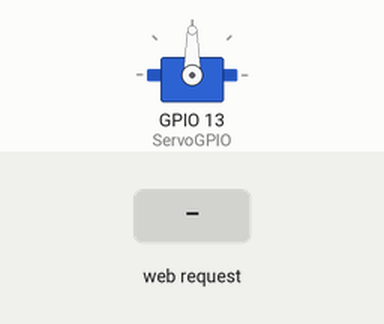
This sketch was run on a simulated ESP32. Parts: servo. The test bench sets the inputs (shaded band). WiFi joins after 1.5 s; servers stay silent unless stated; what the sketch prints to the serial monitor is not drawn.

Above: at 2.7 s.
2.8 s: HTTP request GET /?value= received
At 3.8 s:
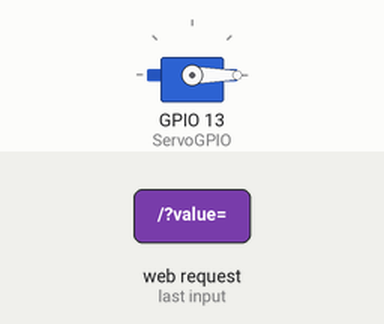
Timing chart, 0 to 5.8 s (numbered marks = the images above; inputs shaded):
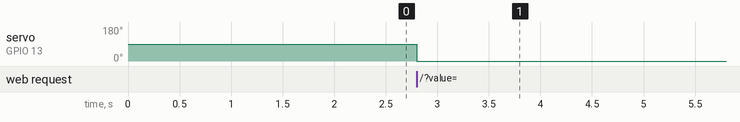

Measured:
- after the input at 2.8 s, servo on GPIO 13 (ServoGPIO): 90° → 0° at once

The sketch:

web_Servo.ino
```cpp
/*
Author:Dharmendra Kumar Yadav
*/
#include <WiFi.h>
#include <Servo.h>
#include "soc/soc.h"
#include "soc/rtc_cntl_reg.h"

Servo ObjServo; // Make object of Servo motor from Servo library
// Objects are made for every servo motor,we want to control through this library

static const int ServoGPIO = 13; // define the GPIO pin with which servo is connected

// Variables to store network name and password
const char* ssid = "your SSID";
const char* password  = "Your password";

// Set the server port nunber to deafualt 80
WiFiServer server(80);

// this variable header stores the HTTP requests data
String header;

// These variables used to store slider position
String valueString = String(0);
int positon1 = 0;
int positon2 = 0;

void setup()
{
  WRITE_PERI_REG(RTC_CNTL_BROWN_OUT_REG, 0);
Serial.begin(115200); //define serial commuination with baud rate of 115200
ObjServo.attach(ServoGPIO); // it will attach the ObjServo to ServoGPIO pin which is 13
Serial.print("Making connection to "); // it will display message on serial monitor
Serial.println(ssid);
WiFi.begin(ssid, password);
while (WiFi.status() != WL_CONNECTED) {
delay(500);
Serial.print(".");
}
// These lines prints the IP address value on serial monitor
Serial.println("");
Serial.println("WiFi connected.");
Serial.println("IP address: ");
Serial.println(WiFi.localIP());
server.begin(); // It will start the servo motor with given position value.
}

void loop(){
WiFiClient client = server.available(); // Listen for incoming clients

if (client)
{ // If a new client connects,

String header = client.readStringUntil('\r');
client.println("HTTP/1.1 200 OK");
client.println("Content-type:text/html");
client.println("Connection: close");
client.println();

// Display the HTML web page
client.println("<!DOCTYPE html><html>");
client.println("<head><meta name=\"viewport\" content=\"width=device-width, initial-scale=1\">");
client.println("<link rel=\"icon\" href=\"data:,\">");
// CSS to style the on/off buttons
// Feel free to change the background-color and font-size attributes to fit your preferences
client.println("<style>body { text-align: center; font-family: \"Trebuchet MS\", Arial; margin-left:auto; margin-right:auto;}");
client.println(".slider { width: 300px; }</style>");
//client.println("https://ajax.googleapis.com/ajax/libs/jquery/3.3.1/jquery.min.js");

// Web Page
client.println("</head><body><h1>ESP32 Web Servo Control </h1>");
client.println("<p>Position: <span id=\"servoPos\"></span></p>");
client.println("<input type=\"range\" min=\"0\" max=\"180\" class=\"slider\" id=\"servoSlider\" onchange=\"servo(this.value)\" value=\""+valueString+"\"/>");

client.println("<script>var slider = document.getElementById(\"servoSlider\");");
client.println("var servoP = document.getElementById(\"servoPos\"); servoP.innerHTML = slider.value;");
client.println("slider.oninput = function() { slider.value = this.value; servoP.innerHTML = this.value; }");
client.println("$.ajaxSetup({timeout:1000}); function servo(pos) { ");
client.println("$.get(\"/?value=\" + pos + \"&\"); {Connection: close};}</script>");

client.println("</body></html>");

//GET /?value=180& HTTP/1.1
if(header.indexOf("GET /?value=")>=0)
{
positon1 = header.indexOf('=');
positon2 = header.indexOf('&');
valueString = header.substring(positon1+1, positon2);

//Rotate the servo
ObjServo.write(valueString.toInt());
Serial.println(valueString);
}

header = "";
client.stop();
Serial.println("Client disconnected.");
Serial.println("");
}
}
```
